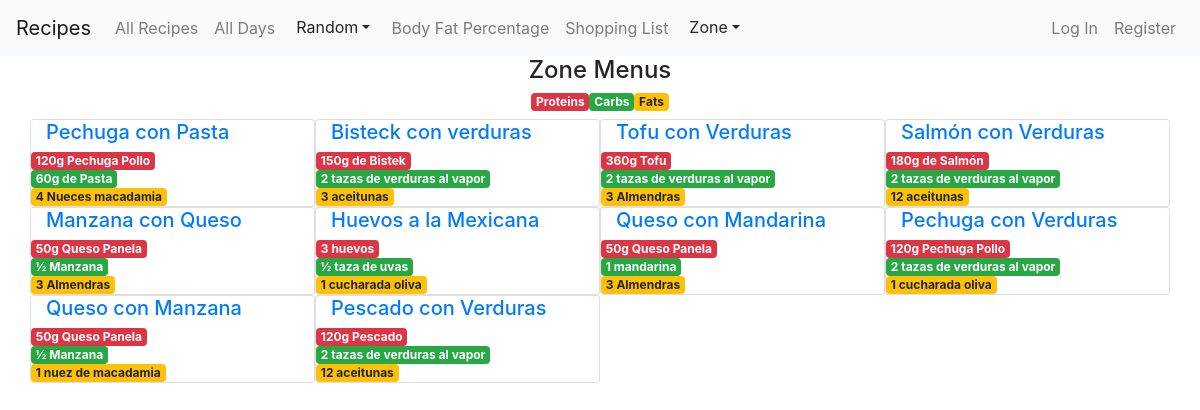
The app's page /zone_menus, older data.
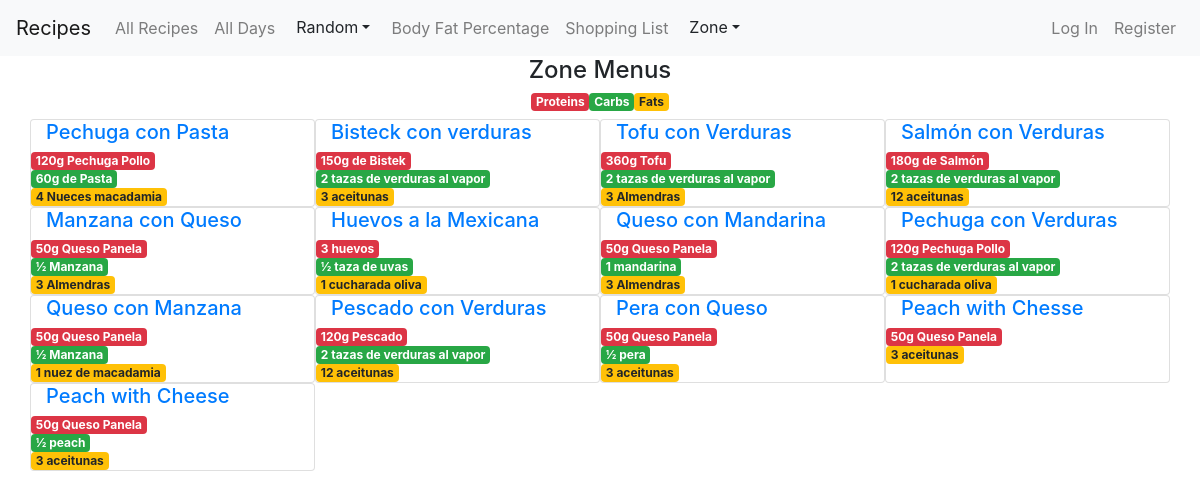
The same page, newer data.
### app/models.py (models this page shows, shortened)
class ZoneMenu(models.Model):
    name = models.CharField(max_length=30)
    price = models.IntegerField(default=0)
    ratio = models.FloatField(default=0)
    tags = models.CharField(max_length=50, default="meal")

class Item(models.Model):
    menu = models.ForeignKey(ZoneMenu, on_delete=models.CASCADE)
    product = models.ForeignKey(ZoneProduct, on_delete=models.CASCADE )

class ZoneProduct(models.Model):
    name = models.CharField(max_length=30)
    price = models.IntegerField()
    category = models.CharField(max_length=20)
    blocks = models.IntegerField()

### app/views.py (the view)
# urls.py: path("zone_menus", views.zone_menus, name="zone_menus"),
def zone_menus(request):
    if request.method == 'GET':
        menus = ZoneMenu.objects.all()
        return render(request, 'app/zone_menus.html', {
            'menus': menus
        })

### app/templates/app/zone_menus.html (shortened to what this page needs)
{% extends 'app/layout.html' %}
{% block body %}
  <div class="container">
    <h4 class='text-center'>Zone Menus</h4>
    <div class="row justify-content-center m-2">
      <div class="badge badge-danger">Proteins</div>
      <div class="badge badge-success">Carbs</div>
      <div class="badge badge-warning">Fats</div>
    </div>
    <div class="row">
      {% for menu in menus %}
      <div class="card col-lg-3 col-sm-6">
        <a href="zone_menu/{{menu.id}}">
          <h5>{{menu.name}}</h5>
        </a>
          {% for item in menu.item_set.all %}
            {% if item.product.category == 'Protein'%}
              <div class="row">
                <div class="badge badge-danger">
                  {{item.product.name}}
                </div>
              </div>
            {% endif %}
          {% endfor %}
          {% for item in menu.item_set.all %}
            {% if item.product.category == 'Carbs'%}
            <div class="row">
              <div class="badge badge-success">
                {{item.product.name}}
              </div>
            </div>
            {% endif %}
          {% endfor %}
          {% for item in menu.item_set.all %}
            {% if item.product.category == 'Fat'%}
            <div class="row">
              <div class="badge badge-warning">
                {{item.product.name}}
              </div>
            </div>
            {% endif %}
          {% endfor %}
      </div>
      {% endfor %}
      {% endblock %}

### app/templates/app/layout.html (shortened to what this page needs)
{% load static %}
<!DOCTYPE html>
<html lang="en">
    <head>
        <link rel="stylesheet" href="https://stackpath.bootstrapcdn.com/bootstrap/4.4.1/css/bootstrap.min.css">
        <link rel="stylesheet" href="https://cdnjs.cloudflare.com/ajax/libs/font-awesome/5.15.3/css/all.min.css">
        <link href="{% static 'app/styles.css' %}" rel="stylesheet">
    </head>
    <body>
        <nav class="navbar navbar-expand-md navbar-light bg-light">
            <a class="navbar-brand" href="#">Recipes</a>
            <div class="collapse navbar-collapse" id="myNavBar">
                <div class="d-flex justify-content-between w-100" >
              <ul class="navbar-nav">
                <li class="nav-item">
                  <a class="nav-link" href="{% url 'index' %}">All Recipes</a>
                </li>
                <li class="nav-item">
                    <a class="nav-link" href="{% url 'show_menus' %}">All Days</a>
                </li>
                <div class="dropdown">
                    <button class="btn dropdown-toggle" data-bs-toggle='dropdown'>Random</button>
                </div>
                <li class="nav-item">
                    <a class="nav-link" href="{% url 'get_fat' %}">Body Fat Percentage</a>
                </li>
                <li class="nav-item">
                    <a class="nav-link" href="{% url 'shopping_list' %}">Shopping List</a>
                </li>
                <div class="dropdown">
                    <button class="btn dropdown-toggle" data-bs-toggle='dropdown'>Zone</button>
                </div>
              </ul>
              <ul class="navbar-nav">
                    {% if user.is_authenticated %}
                    <div class="dropdown ">
                        <button class="btn dropdown-toggle" data-bs-toggle='dropdown'>{{user.username}}</button>
                        <div class="dropdown-menu">
                            <a class="nav-link" href="{% url 'profile' user.id %}">My Recipes</a>
                            <a class="nav-link" href="{% url 'add_recipe' %}"> Add Recipe</a>
                            <a class="nav-link" href="{% url 'add_menu' %}"> Add Day</a>
                        </div>
                    </div>
                    <li class="nav-item">
                        <a class="nav-link" href="{% url 'logout' %}">Log Out</a>
                    </li>
                    {% else %}
                        <li class="nav-item">
                            <a class="nav-link" href="{% url 'login' %}">Log In</a>
                        </li>
                        <li class="nav-item">
                            <a class="nav-link" href="{% url 'register' %}">Register</a>
                        </li>
                    {% endif %}
              </ul>
                </div>
            </div>
          </nav>
        <div class="body">
            {% block body %}
            {% endblock %}
        </div>
    </body>
</html>

Row changes from the older to the newer data that the page shows:
added ZoneMenu: name "Pera con Queso"
added Item: product.name "50g Queso Panela", shown under "Pera con Queso"
added Item: product.name "½ pera", shown under "Pera con Queso"
added Item: product.name "3 aceitunas", shown under "Pera con Queso"
added ZoneMenu: name "Peach with Chesse"
added Item: product.name "50g Queso Panela", shown under "Peach with Chesse"
added Item: product.name "3 aceitunas", shown under "Peach with Chesse"
added ZoneMenu: name "Peach with Cheese"
added Item: product.name "50g Queso Panela", shown under "Peach with Cheese"
added Item: product.name "½ peach", shown under "Peach with Cheese"
added Item: product.name "3 aceitunas", shown under "Peach with Cheese"
